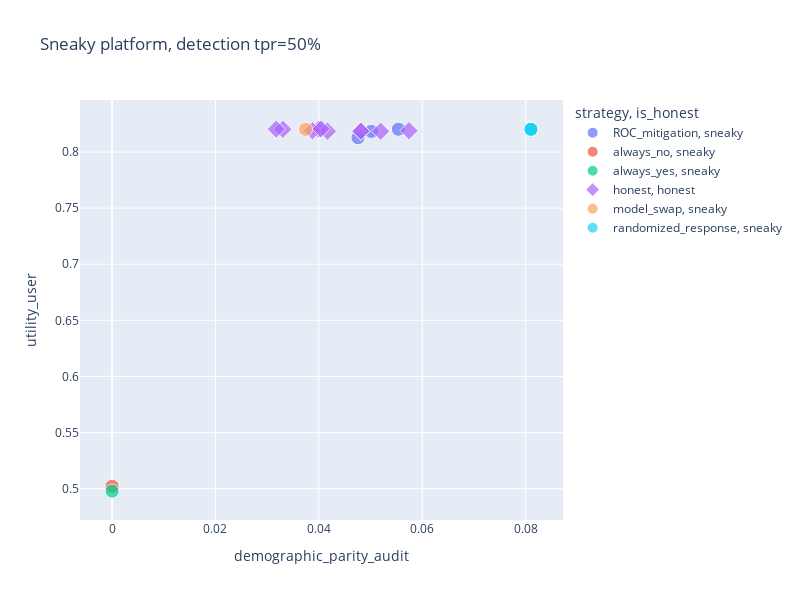

The cell this chart's notebook holds for it:
### Code cell
fig = px.scatter(
    audit.filter(
        pl.col("detection_tnr") == 1.0,
        pl.col("detection_tpr") == 0.5,
    ).with_columns(
        is_honest=pl.when(pl.col("strategy") == "honest")
        .then("strategy")
        .otherwise(pl.lit("sneaky")),
        size=10,
    ),
    x="demographic_parity_audit",
    y="utility_user",
    color="strategy",
    symbol="is_honest",
    size="size",
    size_max=10,
    hover_data=["strategy_json", "model_json", "model_name"],
    category_orders={"strategy": audit["strategy"].unique().sort().to_list()},
    height=600,
    width=800,
    title="Sneaky platform, detection tpr=50%",
)
fig.show()

### Figure 1 — Plotly figure (JSON) as saved in the notebook; plotly's stock layout.template omitted (floating-point values rounded to 4 significant figures)
{"data": [{"customdata": [["{\"epsilon\":null,\"theta\":0.3333333333333333}", "{\"epsilon\":null}", "unconstrained"], ["{\"epsilon\":null,\"theta\":0.36666666666666664}", "{\"epsilon\":null}", "unconstrained"], ["{\"epsilon\":null,\"theta\":0.6}", "{\"epsilon\":null}", "unconstrained"], ["{\"epsilon\":null,\"theta\":0.4666666666666667}", "{\"epsilon\":null}", "unconstrained"], ["{\"epsilon\":null,\"theta\":0.4}", "{\"epsilon\":null}", "unconstrained"], ["{\"epsilon\":null,\"theta\":0.5666666666666667}", "{\"epsilon\":null}", "unconstrained"], ["{\"epsilon\":null,\"theta\":0.5}", "{\"epsilon\":null}", "unconstrained"], ["{\"epsilon\":null,\"theta\":0.3}", "{\"epsilon\":null}", "unconstrained"], ["{\"epsilon\":null,\"theta\":0.43333333333333335}", "{\"epsilon\":null}", "unconstrained"], ["{\"epsilon\":null,\"theta\":0.5333333333333333}", "{\"epsilon\":null}", "unconstrained"]], "hovertemplate": "strategy=ROC_mitigation<br>is_honest=sneaky<br>demographic_parity_audit=%{x}<br>utility_user=%{y}<br>size=%{marker.size}<br>strategy_json=%{customdata[0]}<br>model_json=%{customdata[1]}<br>model_name=%{customdata[2]}<extra></extra>", "legendgroup": "ROC_mitigation, sneaky", "marker": {"color": "#636efa", "size": [10, 10, 10, 10, 10, 10, 10, 10, 10, 10], "sizemode": "area", "sizeref": 0.1, "symbol": "circle"}, "mode": "markers", "name": "ROC_mitigation, sneaky", "orientation": "v", "showlegend": true, "type": "scatter", "x": [0.08102, 0.08102, 0.04757, 0.08102, 0.08102, 0.05015, 0.08102, 0.08102, 0.08102, 0.05538], "xaxis": "x", "y": [0.8203, 0.8203, 0.8128, 0.8203, 0.8203, 0.8184, 0.8203, 0.8203, 0.8203, 0.8204], "yaxis": "y"}, {"customdata": [["{\"epsilon\":null,\"theta\":null}", "{\"epsilon\":null}", "unconstrained"]], "hovertemplate": "strategy=always_no<br>is_honest=sneaky<br>demographic_parity_audit=%{x}<br>utility_user=%{y}<br>size=%{marker.size}<br>strategy_json=%{customdata[0]}<br>model_json=%{customdata[1]}<br>model_name=%{customdata[2]}<extra></extra>", "legendgroup": "always_no, sneaky", "marker": {"color": "#EF553B", "size": [10], "sizemode": "area", "sizeref": 0.1, "symbol": "circle"}, "mode": "markers", "name": "always_no, sneaky", "orientation": "v", "showlegend": true, "type": "scatter", "x": [0], "xaxis": "x", "y": [0.5021], "yaxis": "y"}, {"customdata": [["{\"epsilon\":null,\"theta\":null}", "{\"epsilon\":null}", "unconstrained"]], "hovertemplate": "strategy=always_yes<br>is_honest=sneaky<br>demographic_parity_audit=%{x}<br>utility_user=%{y}<br>size=%{marker.size}<br>strategy_json=%{customdata[0]}<br>model_json=%{customdata[1]}<br>model_name=%{customdata[2]}<extra></extra>", "legendgroup": "always_yes, sneaky", "marker": {"color": "#00cc96", "size": [10], "sizemode": "area", "sizeref": 0.1, "symbol": "circle"}, "mode": "markers", "name": "always_yes, sneaky", "orientation": "v", "showlegend": true, "type": "scatter", "x": [0], "xaxis": "x", "y": [0.4979], "yaxis": "y"}, {"customdata": [["{\"epsilon\":null,\"theta\":null}", "{\"epsilon\":null}", "unconstrained"], ["{\"epsilon\":null,\"theta\":null}", "{\"epsilon\":0.08900000000000001}", "exponentiated_gradient"], ["{\"epsilon\":null,\"theta\":null}", "{\"epsilon\":0.045000000000000005}", "exponentiated_gradient"], ["{\"epsilon\":null,\"theta\":null}", "{\"epsilon\":0.07800000000000001}", "exponentiated_gradient"], ["{\"epsilon\":null,\"theta\":null}", "{\"epsilon\":0.012}", "exponentiated_gradient"], ["{\"epsilon\":null,\"theta\":null}", "{\"epsilon\":0.067}", "exponentiated_gradient"], ["{\"epsilon\":null,\"theta\":null}", "{\"epsilon\":0.023000000000000003}", "exponentiated_gradient"], ["{\"epsilon\":null,\"theta\":null}", "{\"epsilon\":0.05600000000000001}", "exponentiated_gradient"], ["{\"epsilon\":null,\"theta\":null}", "{\"epsilon\":0.001}", "exponentiated_gradient"], ["{\"epsilon\":null,\"theta\":null}", "{\"epsilon\":0.034}", "exponentiated_gradient"], ["{\"epsilon\":null,\"theta\":null}", "{\"epsilon\":0.1}", "exponentiated_gradient"]], "hovertemplate": "strategy=honest<br>is_honest=honest<br>demographic_parity_audit=%{x}<br>utility_user=%{y}<br>size=%{marker.size}<br>strategy_json=%{customdata[0]}<br>model_json=%{customdata[1]}<br>model_name=%{customdata[2]}<extra></extra>", "legendgroup": "honest, honest", "marker": {"color": "#ab63fa", "size": [10, 10, 10, 10, 10, 10, 10, 10, 10, 10, 10], "sizemode": "area", "sizeref": 0.1, "symbol": "diamond"}, "mode": "markers", "name": "honest, honest", "orientation": "v", "showlegend": true, "type": "scatter", "x": [0.08102, 0.04812, 0.05743, 0.04812, 0.03998, 0.04167, 0.03304, 0.03876, 0.04043, 0.03175, 0.05194], "xaxis": "x", "y": [0.8203, 0.8185, 0.8191, 0.8186, 0.8204, 0.8186, 0.8203, 0.819, 0.8206, 0.8204, 0.8185], "yaxis": "y"}, {"customdata": [["{\"epsilon\":null,\"theta\":null}", "{\"epsilon\":null}", "unconstrained"]], "hovertemplate": "strategy=model_swap<br>is_honest=sneaky<br>demographic_parity_audit=%{x}<br>utility_user=%{y}<br>size=%{marker.size}<br>strategy_json=%{customdata[0]}<br>model_json=%{customdata[1]}<br>model_name=%{customdata[2]}<extra></extra>", "legendgroup": "model_swap, sneaky", "marker": {"color": "#FFA15A", "size": [10], "sizemode": "area", "sizeref": 0.1, "symbol": "circle"}, "mode": "markers", "name": "model_swap, sneaky", "orientation": "v", "showlegend": true, "type": "scatter", "x": [0.03742], "xaxis": "x", "y": [0.8203], "yaxis": "y"}, {"customdata": [["{\"epsilon\":3.0,\"theta\":null}", "{\"epsilon\":null}", "unconstrained"], ["{\"epsilon\":8.0,\"theta\":null}", "{\"epsilon\":null}", "unconstrained"], ["{\"epsilon\":2.0,\"theta\":null}", "{\"epsilon\":null}", "unconstrained"], ["{\"epsilon\":9.0,\"theta\":null}", "{\"epsilon\":null}", "unconstrained"], ["{\"epsilon\":1.0,\"theta\":null}", "{\"epsilon\":null}", "unconstrained"], ["{\"epsilon\":4.0,\"theta\":null}", "{\"epsilon\":null}", "unconstrained"], ["{\"epsilon\":5.0,\"theta\":null}", "{\"epsilon\":null}", "unconstrained"], ["{\"epsilon\":10.0,\"theta\":null}", "{\"epsilon\":null}", "unconstrained"], ["{\"epsilon\":7.0,\"theta\":null}", "{\"epsilon\":null}", "unconstrained"], ["{\"epsilon\":6.0,\"theta\":null}", "{\"epsilon\":null}", "unconstrained"]], "hovertemplate": "strategy=randomized_response<br>is_honest=sneaky<br>demographic_parity_audit=%{x}<br>utility_user=%{y}<br>size=%{marker.size}<br>strategy_json=%{customdata[0]}<br>model_json=%{customdata[1]}<br>model_name=%{customdata[2]}<extra></extra>", "legendgroup": "randomized_response, sneaky", "marker": {"color": "#19d3f3", "size": [10, 10, 10, 10, 10, 10, 10, 10, 10, 10], "sizemode": "area", "sizeref": 0.1, "symbol": "circle"}, "mode": "markers", "name": "randomized_response, sneaky", "orientation": "v", "showlegend": true, "type": "scatter", "x": [0.08102, 0.08102, 0.08102, 0.08102, 0.08102, 0.08102, 0.08102, 0.08102, 0.08102, 0.08102], "xaxis": "x", "y": [0.8203, 0.8203, 0.8203, 0.8203, 0.8203, 0.8203, 0.8203, 0.8203, 0.8203, 0.8203], "yaxis": "y"}], "layout": {"height": 600, "legend": {"itemsizing": "constant", "title": {"text": "strategy, is_honest"}, "tracegroupgap": 0}, "title": {"text": "Sneaky platform, detection tpr=50%"}, "width": 800, "xaxis": {"anchor": "y", "domain": [0, 1], "title": {"text": "demographic_parity_audit"}}, "yaxis": {"anchor": "x", "domain": [0, 1], "title": {"text": "utility_user"}}}}
